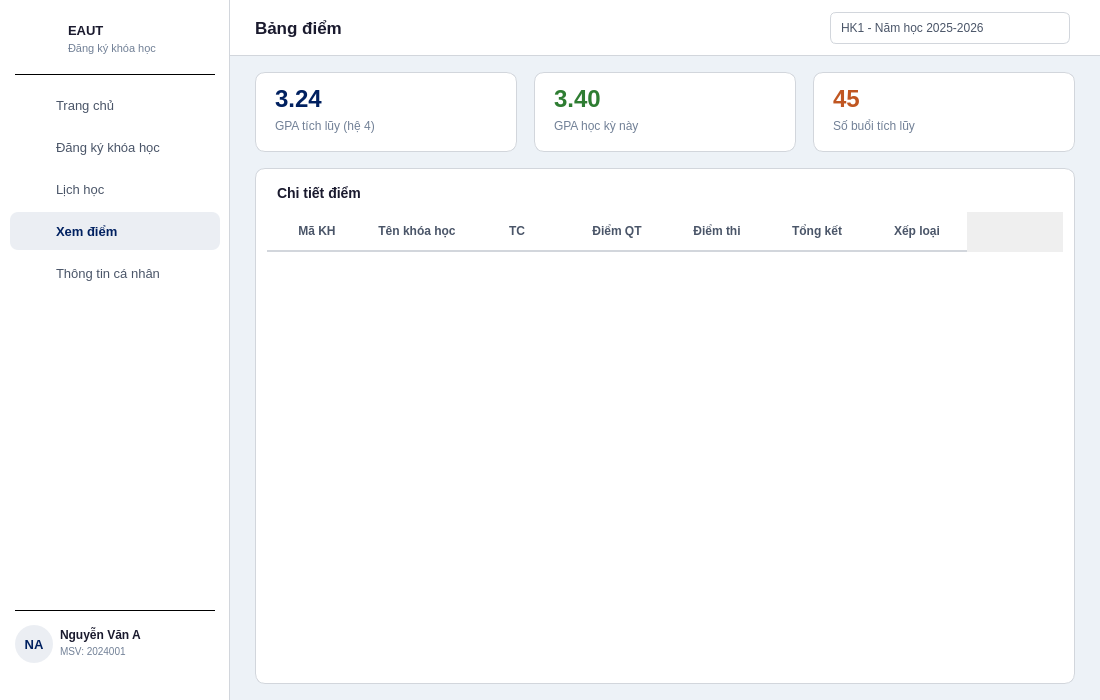
<?xml version="1.0" encoding="UTF-8"?>
<ui version="4.0">
 <class>Grades</class>
 <widget class="QWidget" name="Grades">
  <property name="geometry"><rect><x>0</x><y>0</y><width>1100</width><height>700</height></rect></property>
  <property name="minimumSize"><size><width>1100</width><height>700</height></size></property>
  <property name="windowTitle"><string>EAUT - Xem điểm</string></property>
  <property name="styleSheet"><string notr="true">QWidget#Grades { background: #edf2f7; }</string></property>

  <!-- SIDEBAR -->
  <widget class="QFrame" name="sidebar">
   <property name="geometry"><rect><x>0</x><y>0</y><width>230</width><height>700</height></rect></property>
   <property name="styleSheet"><string notr="true">QFrame#sidebar { background: #ffffff; border-right: 1px solid #d2d6dc; }</string></property>
   <property name="frameShape"><enum>QFrame::NoFrame</enum></property>

   <widget class="QLabel" name="lblSidebarLogo"><property name="geometry"><rect><x>20</x><y>20</y><width>42</width><height>42</height></rect></property><property name="styleSheet"><string notr="true">background: transparent;</string></property><property name="text"><string/></property><property name="scaledContents"><bool>true</bool></property></widget>
   <widget class="QLabel" name="lblSidebarSchool"><property name="geometry"><rect><x>68</x><y>20</y><width>150</width><height>20</height></rect></property><property name="styleSheet"><string notr="true">color: #1a1a2e; font-size: 13px; font-weight: bold; background: transparent;</string></property><property name="text"><string>EAUT</string></property></widget>
   <widget class="QLabel" name="lblSidebarSub"><property name="geometry"><rect><x>68</x><y>40</y><width>150</width><height>16</height></rect></property><property name="styleSheet"><string notr="true">color: #718096; font-size: 11px; background: transparent;</string></property><property name="text"><string>Đăng ký khóa học</string></property></widget>
   <widget class="QFrame" name="sepTop"><property name="geometry"><rect><x>15</x><y>74</y><width>200</width><height>1</height></rect></property><property name="styleSheet"><string notr="true">background: #d2d6dc;</string></property><property name="frameShape"><enum>QFrame::HLine</enum></property></widget>

   <widget class="QPushButton" name="btnHome"><property name="geometry"><rect><x>10</x><y>86</y><width>210</width><height>38</height></rect></property><property name="styleSheet"><string notr="true">QPushButton { background: transparent; color: #4a5568; border: none; border-radius: 8px; text-align: left; padding-left: 46px; font-size: 13px; } QPushButton:hover { background: #edf2f7; }</string></property><property name="text"><string>Trang chủ</string></property><property name="cursor"><cursorShape>PointingHandCursor</cursorShape></property></widget>
   <widget class="QLabel" name="iconHome"><property name="geometry"><rect><x>24</x><y>95</y><width>18</width><height>18</height></rect></property><property name="styleSheet"><string notr="true">background: transparent;</string></property><property name="text"><string/></property><property name="scaledContents"><bool>true</bool></property></widget>

   <widget class="QPushButton" name="btnRegister"><property name="geometry"><rect><x>10</x><y>128</y><width>210</width><height>38</height></rect></property><property name="styleSheet"><string notr="true">QPushButton { background: transparent; color: #4a5568; border: none; border-radius: 8px; text-align: left; padding-left: 46px; font-size: 13px; } QPushButton:hover { background: #edf2f7; }</string></property><property name="text"><string>Đăng ký khóa học</string></property><property name="cursor"><cursorShape>PointingHandCursor</cursorShape></property></widget>
   <widget class="QLabel" name="iconRegister"><property name="geometry"><rect><x>24</x><y>137</y><width>18</width><height>18</height></rect></property><property name="styleSheet"><string notr="true">background: transparent;</string></property><property name="text"><string/></property><property name="scaledContents"><bool>true</bool></property></widget>

   <widget class="QPushButton" name="btnSchedule"><property name="geometry"><rect><x>10</x><y>170</y><width>210</width><height>38</height></rect></property><property name="styleSheet"><string notr="true">QPushButton { background: transparent; color: #4a5568; border: none; border-radius: 8px; text-align: left; padding-left: 46px; font-size: 13px; } QPushButton:hover { background: #edf2f7; }</string></property><property name="text"><string>Lịch học</string></property><property name="cursor"><cursorShape>PointingHandCursor</cursorShape></property></widget>
   <widget class="QLabel" name="iconSchedule"><property name="geometry"><rect><x>24</x><y>179</y><width>18</width><height>18</height></rect></property><property name="styleSheet"><string notr="true">background: transparent;</string></property><property name="text"><string/></property><property name="scaledContents"><bool>true</bool></property></widget>

   <widget class="QPushButton" name="btnGrades"><property name="geometry"><rect><x>10</x><y>212</y><width>210</width><height>38</height></rect></property><property name="styleSheet"><string notr="true">QPushButton { background: rgba(0,32,96,0.08); color: #002060; border: none; border-radius: 8px; text-align: left; padding-left: 46px; font-size: 13px; font-weight: bold; }</string></property><property name="text"><string>Xem điểm</string></property><property name="cursor"><cursorShape>PointingHandCursor</cursorShape></property></widget>
   <widget class="QLabel" name="iconGrades"><property name="geometry"><rect><x>24</x><y>221</y><width>18</width><height>18</height></rect></property><property name="styleSheet"><string notr="true">background: transparent;</string></property><property name="text"><string/></property><property name="scaledContents"><bool>true</bool></property></widget>

   <widget class="QPushButton" name="btnProfile"><property name="geometry"><rect><x>10</x><y>254</y><width>210</width><height>38</height></rect></property><property name="styleSheet"><string notr="true">QPushButton { background: transparent; color: #4a5568; border: none; border-radius: 8px; text-align: left; padding-left: 46px; font-size: 13px; } QPushButton:hover { background: #edf2f7; }</string></property><property name="text"><string>Thông tin cá nhân</string></property><property name="cursor"><cursorShape>PointingHandCursor</cursorShape></property></widget>
   <widget class="QLabel" name="iconProfile"><property name="geometry"><rect><x>24</x><y>263</y><width>18</width><height>18</height></rect></property><property name="styleSheet"><string notr="true">background: transparent;</string></property><property name="text"><string/></property><property name="scaledContents"><bool>true</bool></property></widget>

   <widget class="QFrame" name="sepBottom"><property name="geometry"><rect><x>15</x><y>610</y><width>200</width><height>1</height></rect></property><property name="styleSheet"><string notr="true">background: #d2d6dc;</string></property><property name="frameShape"><enum>QFrame::HLine</enum></property></widget>
   <widget class="QLabel" name="lblAvatar"><property name="geometry"><rect><x>15</x><y>625</y><width>38</width><height>38</height></rect></property><property name="styleSheet"><string notr="true">background: rgba(0,32,96,0.08); border-radius: 19px; color: #002060; font-size: 13px; font-weight: bold;</string></property><property name="text"><string>NA</string></property><property name="alignment"><set>Qt::AlignCenter</set></property></widget>
   <widget class="QLabel" name="lblStudentName"><property name="geometry"><rect><x>60</x><y>626</y><width>110</width><height>17</height></rect></property><property name="styleSheet"><string notr="true">color: #1a1a2e; font-size: 12px; font-weight: bold; background: transparent;</string></property><property name="text"><string>Nguyễn Văn A</string></property></widget>
   <widget class="QLabel" name="lblStudentId"><property name="geometry"><rect><x>60</x><y>644</y><width>110</width><height>15</height></rect></property><property name="styleSheet"><string notr="true">color: #718096; font-size: 10px; background: transparent;</string></property><property name="text"><string>MSV: 2024001</string></property></widget>
   <widget class="QLabel" name="iconLogout"><property name="geometry"><rect><x>191</x><y>635</y><width>18</width><height>18</height></rect></property><property name="styleSheet"><string notr="true">background: transparent;</string></property><property name="text"><string/></property><property name="scaledContents"><bool>true</bool></property></widget>
   <widget class="QPushButton" name="btnLogout"><property name="geometry"><rect><x>183</x><y>627</y><width>34</width><height>34</height></rect></property><property name="styleSheet"><string notr="true">QPushButton { background: transparent; border: none; } QPushButton:hover { background: #fce8e6; border-radius: 8px; }</string></property><property name="text"><string/></property><property name="cursor"><cursorShape>PointingHandCursor</cursorShape></property><property name="toolTip"><string>Đăng xuất</string></property></widget>
  </widget>

  <!-- CONTENT -->
  <widget class="QFrame" name="contentArea">
   <property name="geometry"><rect><x>230</x><y>0</y><width>870</width><height>700</height></rect></property>
   <property name="styleSheet"><string notr="true">QFrame#contentArea { background: #edf2f7; border: none; }</string></property>
   <property name="frameShape"><enum>QFrame::NoFrame</enum></property>

   <!-- Header -->
   <widget class="QFrame" name="headerBar">
    <property name="geometry"><rect><x>0</x><y>0</y><width>870</width><height>56</height></rect></property>
    <property name="styleSheet"><string notr="true">QFrame#headerBar { background: white; border-bottom: 1px solid #d2d6dc; }</string></property>
    <property name="frameShape"><enum>QFrame::NoFrame</enum></property>
    <widget class="QLabel" name="lblPageTitle"><property name="geometry"><rect><x>25</x><y>0</y><width>200</width><height>56</height></rect></property><property name="styleSheet"><string notr="true">color: #1a1a2e; font-size: 17px; font-weight: bold; background: transparent;</string></property><property name="text"><string>Bảng điểm</string></property><property name="alignment"><set>Qt::AlignLeft|Qt::AlignVCenter</set></property></widget>

    <widget class="QComboBox" name="cboSemester">
     <property name="geometry"><rect><x>600</x><y>12</y><width>240</width><height>32</height></rect></property>
     <property name="styleSheet"><string notr="true">QComboBox { border: 1px solid #d2d6dc; border-radius: 6px; padding: 5px 10px; font-size: 12px; background: white; color: #4a5568; } QComboBox::drop-down { border: none; }</string></property>
     <item><property name="text"><string>HK1 - Năm học 2025-2026</string></property></item>
     <item><property name="text"><string>HK2 - Năm học 2024-2025</string></property></item>
     <item><property name="text"><string>Tất cả học kỳ</string></property></item>
    </widget>
   </widget>

   <!-- 3 GPA cards -->
   <widget class="QFrame" name="gpaCard1">
    <property name="geometry"><rect><x>25</x><y>72</y><width>262</width><height>80</height></rect></property>
    <property name="styleSheet"><string notr="true">QFrame#gpaCard1 { background: white; border: 1px solid #d2d6dc; border-radius: 10px; }</string></property>
    <property name="frameShape"><enum>QFrame::NoFrame</enum></property>
    <widget class="QLabel" name="lblGpa"><property name="geometry"><rect><x>20</x><y>12</y><width>100</width><height>30</height></rect></property><property name="styleSheet"><string notr="true">color: #002060; font-size: 24px; font-weight: bold; background: transparent;</string></property><property name="text"><string>3.24</string></property></widget>
    <widget class="QLabel" name="lblGpaLabel"><property name="geometry"><rect><x>20</x><y>46</y><width>200</width><height>16</height></rect></property><property name="styleSheet"><string notr="true">color: #718096; font-size: 12px; background: transparent;</string></property><property name="text"><string>GPA tích lũy (hệ 4)</string></property></widget>
   </widget>

   <widget class="QFrame" name="gpaCard2">
    <property name="geometry"><rect><x>304</x><y>72</y><width>262</width><height>80</height></rect></property>
    <property name="styleSheet"><string notr="true">QFrame#gpaCard2 { background: white; border: 1px solid #d2d6dc; border-radius: 10px; }</string></property>
    <property name="frameShape"><enum>QFrame::NoFrame</enum></property>
    <widget class="QLabel" name="lblGpaSem"><property name="geometry"><rect><x>20</x><y>12</y><width>100</width><height>30</height></rect></property><property name="styleSheet"><string notr="true">color: #2e7d32; font-size: 24px; font-weight: bold; background: transparent;</string></property><property name="text"><string>3.40</string></property></widget>
    <widget class="QLabel" name="lblGpaSemLabel"><property name="geometry"><rect><x>20</x><y>46</y><width>200</width><height>16</height></rect></property><property name="styleSheet"><string notr="true">color: #718096; font-size: 12px; background: transparent;</string></property><property name="text"><string>GPA học kỳ này</string></property></widget>
   </widget>

   <widget class="QFrame" name="gpaCard3">
    <property name="geometry"><rect><x>583</x><y>72</y><width>262</width><height>80</height></rect></property>
    <property name="styleSheet"><string notr="true">QFrame#gpaCard3 { background: white; border: 1px solid #d2d6dc; border-radius: 10px; }</string></property>
    <property name="frameShape"><enum>QFrame::NoFrame</enum></property>
    <widget class="QLabel" name="lblTotalCredits"><property name="geometry"><rect><x>20</x><y>12</y><width>100</width><height>30</height></rect></property><property name="styleSheet"><string notr="true">color: #c05621; font-size: 24px; font-weight: bold; background: transparent;</string></property><property name="text"><string>45</string></property></widget>
    <widget class="QLabel" name="lblTotalCreditsLabel"><property name="geometry"><rect><x>20</x><y>46</y><width>200</width><height>16</height></rect></property><property name="styleSheet"><string notr="true">color: #718096; font-size: 12px; background: transparent;</string></property><property name="text"><string>Số buổi tích lũy</string></property></widget>
   </widget>

   <!-- Bang diem -->
   <widget class="QFrame" name="tableFrame">
    <property name="geometry"><rect><x>25</x><y>168</y><width>820</width><height>516</height></rect></property>
    <property name="styleSheet"><string notr="true">QFrame#tableFrame { background: white; border: 1px solid #d2d6dc; border-radius: 10px; }</string></property>
    <property name="frameShape"><enum>QFrame::NoFrame</enum></property>

    <widget class="QLabel" name="lblTableTitle"><property name="geometry"><rect><x>22</x><y>14</y><width>300</width><height>22</height></rect></property><property name="styleSheet"><string notr="true">color: #1a1a2e; font-size: 14px; font-weight: bold; background: transparent;</string></property><property name="text"><string>Chi tiết điểm</string></property></widget>

    <widget class="QTableWidget" name="tblGrades">
     <property name="geometry"><rect><x>12</x><y>44</y><width>796</width><height>460</height></rect></property>
     <property name="styleSheet">
      <string notr="true">
       QTableWidget { border: none; font-size: 12px; background: white; alternate-background-color: #f7fafc; selection-background-color: rgba(0,32,96,0.08); selection-color: #002060; }
       QTableWidget::item { padding: 10px 8px; border-bottom: 1px solid #edf2f7; }
       QHeaderView::section { background: white; color: #4a5568; font-weight: bold; padding: 10px 8px; border: none; border-bottom: 2px solid #d2d6dc; font-size: 12px; }
      </string>
     </property>
     <property name="alternatingRowColors"><bool>true</bool></property>
     <property name="selectionBehavior"><enum>QAbstractItemView::SelectRows</enum></property>
     <property name="editTriggers"><set>QAbstractItemView::NoEditTriggers</set></property>
     <property name="showGrid"><bool>false</bool></property>
     <property name="columnCount"><number>7</number></property>
     <column><property name="text"><string>Mã KH</string></property></column>
     <column><property name="text"><string>Tên khóa học</string></property></column>
     <column><property name="text"><string>TC</string></property></column>
     <column><property name="text"><string>Điểm QT</string></property></column>
     <column><property name="text"><string>Điểm thi</string></property></column>
     <column><property name="text"><string>Tổng kết</string></property></column>
     <column><property name="text"><string>Xếp loại</string></property></column>
    </widget>
   </widget>
  </widget>
 </widget>
 <resources/>
 <connections/>
</ui>
